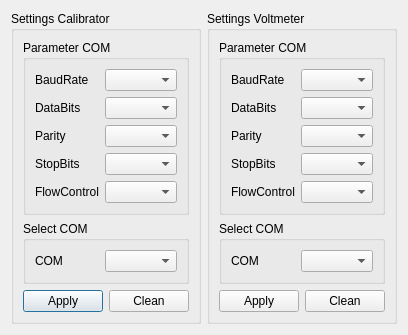
<?xml version="1.0" encoding="UTF-8"?>
<ui version="4.0">
 <class>SettingComDialog</class>
 <widget class="QDialog" name="SettingComDialog">
  <property name="geometry">
   <rect>
    <x>0</x>
    <y>0</y>
    <width>380</width>
    <height>312</height>
   </rect>
  </property>
  <property name="sizePolicy">
   <sizepolicy hsizetype="Preferred" vsizetype="Preferred">
    <horstretch>0</horstretch>
    <verstretch>0</verstretch>
   </sizepolicy>
  </property>
  <property name="maximumSize">
   <size>
    <width>380</width>
    <height>312</height>
   </size>
  </property>
  <property name="windowTitle">
   <string>Config Com</string>
  </property>
  <property name="windowIcon">
   <iconset resource="Images.qrc">
    <normaloff>:/Icons/settings.png</normaloff>:/Icons/settings.png</iconset>
  </property>
  <layout class="QFormLayout" name="formLayout">
   <item row="0" column="0">
    <widget class="QGroupBox" name="SetgroupBox_Cal">
     <property name="sizePolicy">
      <sizepolicy hsizetype="Preferred" vsizetype="Preferred">
       <horstretch>0</horstretch>
       <verstretch>0</verstretch>
      </sizepolicy>
     </property>
     <property name="title">
      <string>Settings Calibrator</string>
     </property>
     <layout class="QVBoxLayout" name="verticalLayout_3">
      <item>
       <layout class="QVBoxLayout" name="verticalLayout_2">
        <item>
         <widget class="QGroupBox" name="ParComgroupBox_Cal">
          <property name="title">
           <string>Parameter COM</string>
          </property>
          <layout class="QVBoxLayout" name="verticalLayout">
           <item>
            <layout class="QHBoxLayout" name="horizontalLayout_5">
             <item>
              <widget class="QLabel" name="BaudRateLabel_Cal">
               <property name="text">
                <string>BaudRate</string>
               </property>
              </widget>
             </item>
             <item>
              <widget class="QComboBox" name="BoudrateBox_Cal"/>
             </item>
            </layout>
           </item>
           <item>
            <layout class="QHBoxLayout" name="horizontalLayout_4">
             <item>
              <widget class="QLabel" name="DataBitsLabel_Cal">
               <property name="text">
                <string>DataBits</string>
               </property>
              </widget>
             </item>
             <item>
              <widget class="QComboBox" name="DataBitsBox_Cal"/>
             </item>
            </layout>
           </item>
           <item>
            <layout class="QHBoxLayout" name="horizontalLayout_3">
             <item>
              <widget class="QLabel" name="ParityLabel_Cal">
               <property name="text">
                <string>Parity</string>
               </property>
              </widget>
             </item>
             <item>
              <widget class="QComboBox" name="ParityBox_Cal"/>
             </item>
            </layout>
           </item>
           <item>
            <layout class="QHBoxLayout" name="horizontalLayout_2">
             <item>
              <widget class="QLabel" name="StopBitsLabel_Cal">
               <property name="text">
                <string>StopBits</string>
               </property>
              </widget>
             </item>
             <item>
              <widget class="QComboBox" name="StopBitsBox_Cal"/>
             </item>
            </layout>
           </item>
           <item>
            <layout class="QHBoxLayout" name="horizontalLayout">
             <item>
              <widget class="QLabel" name="FlowControlLabel_Cal">
               <property name="text">
                <string>FlowControl</string>
               </property>
              </widget>
             </item>
             <item>
              <widget class="QComboBox" name="FlowControlBox_Cal"/>
             </item>
            </layout>
           </item>
          </layout>
         </widget>
        </item>
        <item>
         <widget class="QGroupBox" name="groupBox_SelCom_Cal">
          <property name="title">
           <string>Select COM</string>
          </property>
          <layout class="QHBoxLayout" name="horizontalLayout_7">
           <item>
            <layout class="QHBoxLayout" name="horizontalLayout_6">
             <item>
              <widget class="QLabel" name="COMLabel_Cal">
               <property name="text">
                <string>COM</string>
               </property>
              </widget>
             </item>
             <item>
              <widget class="QComboBox" name="SetComBox_Cal"/>
             </item>
            </layout>
           </item>
          </layout>
         </widget>
        </item>
       </layout>
      </item>
      <item>
       <layout class="QHBoxLayout" name="horizontalLayout_8">
        <item>
         <widget class="QPushButton" name="ApplyButton_Cal">
          <property name="text">
           <string>Apply</string>
          </property>
         </widget>
        </item>
        <item>
         <widget class="QPushButton" name="CleanButton_Cal">
          <property name="text">
           <string>Clean</string>
          </property>
         </widget>
        </item>
       </layout>
      </item>
     </layout>
    </widget>
   </item>
   <item row="0" column="1">
    <widget class="QGroupBox" name="SetgroupBox_Volt">
     <property name="sizePolicy">
      <sizepolicy hsizetype="Preferred" vsizetype="Preferred">
       <horstretch>0</horstretch>
       <verstretch>0</verstretch>
      </sizepolicy>
     </property>
     <property name="title">
      <string>Settings Voltmeter</string>
     </property>
     <layout class="QVBoxLayout" name="verticalLayout_7">
      <item>
       <layout class="QVBoxLayout" name="verticalLayout_6">
        <item>
         <widget class="QGroupBox" name="ParComVoltgroupBox_Volt">
          <property name="title">
           <string>Parameter COM</string>
          </property>
          <layout class="QVBoxLayout" name="verticalLayout_4">
           <item>
            <layout class="QHBoxLayout" name="horizontalLayout_9">
             <item>
              <widget class="QLabel" name="BaudRateLabel_Volt">
               <property name="text">
                <string>BaudRate</string>
               </property>
              </widget>
             </item>
             <item>
              <widget class="QComboBox" name="BoudrateBox_Volt"/>
             </item>
            </layout>
           </item>
           <item>
            <layout class="QHBoxLayout" name="horizontalLayout_10">
             <item>
              <widget class="QLabel" name="DataBitsLabel_Volt">
               <property name="text">
                <string>DataBits</string>
               </property>
              </widget>
             </item>
             <item>
              <widget class="QComboBox" name="DataBitsBox_Volt"/>
             </item>
            </layout>
           </item>
           <item>
            <layout class="QHBoxLayout" name="horizontalLayout_11">
             <item>
              <widget class="QLabel" name="ParityLabel_Volt">
               <property name="text">
                <string>Parity</string>
               </property>
              </widget>
             </item>
             <item>
              <widget class="QComboBox" name="ParityBox_Volt"/>
             </item>
            </layout>
           </item>
           <item>
            <layout class="QHBoxLayout" name="horizontalLayout_12">
             <item>
              <widget class="QLabel" name="StopBitsLabel_Volt">
               <property name="text">
                <string>StopBits</string>
               </property>
              </widget>
             </item>
             <item>
              <widget class="QComboBox" name="StopBitsBox_Volt"/>
             </item>
            </layout>
           </item>
           <item>
            <layout class="QHBoxLayout" name="horizontalLayout_13">
             <item>
              <widget class="QLabel" name="FlowControlLabel_Volt">
               <property name="text">
                <string>FlowControl</string>
               </property>
              </widget>
             </item>
             <item>
              <widget class="QComboBox" name="FlowControlBox_Volt"/>
             </item>
            </layout>
           </item>
          </layout>
         </widget>
        </item>
        <item>
         <widget class="QGroupBox" name="groupBox_SelCom_Volt">
          <property name="title">
           <string>Select COM</string>
          </property>
          <layout class="QVBoxLayout" name="verticalLayout_5">
           <item>
            <layout class="QHBoxLayout" name="horizontalLayout_14">
             <item>
              <widget class="QLabel" name="COMLabel_Volt">
               <property name="text">
                <string>COM</string>
               </property>
              </widget>
             </item>
             <item>
              <widget class="QComboBox" name="SetComBox_Volt"/>
             </item>
            </layout>
           </item>
          </layout>
         </widget>
        </item>
       </layout>
      </item>
      <item>
       <layout class="QHBoxLayout" name="horizontalLayout_15">
        <item>
         <widget class="QPushButton" name="ApplyVoltButton_Volt">
          <property name="text">
           <string>Apply</string>
          </property>
         </widget>
        </item>
        <item>
         <widget class="QPushButton" name="CleanVoltButton_Volt">
          <property name="text">
           <string>Clean</string>
          </property>
         </widget>
        </item>
       </layout>
      </item>
     </layout>
    </widget>
   </item>
  </layout>
 </widget>
 <resources>
  <include location="Images.qrc"/>
 </resources>
 <connections/>
</ui>
